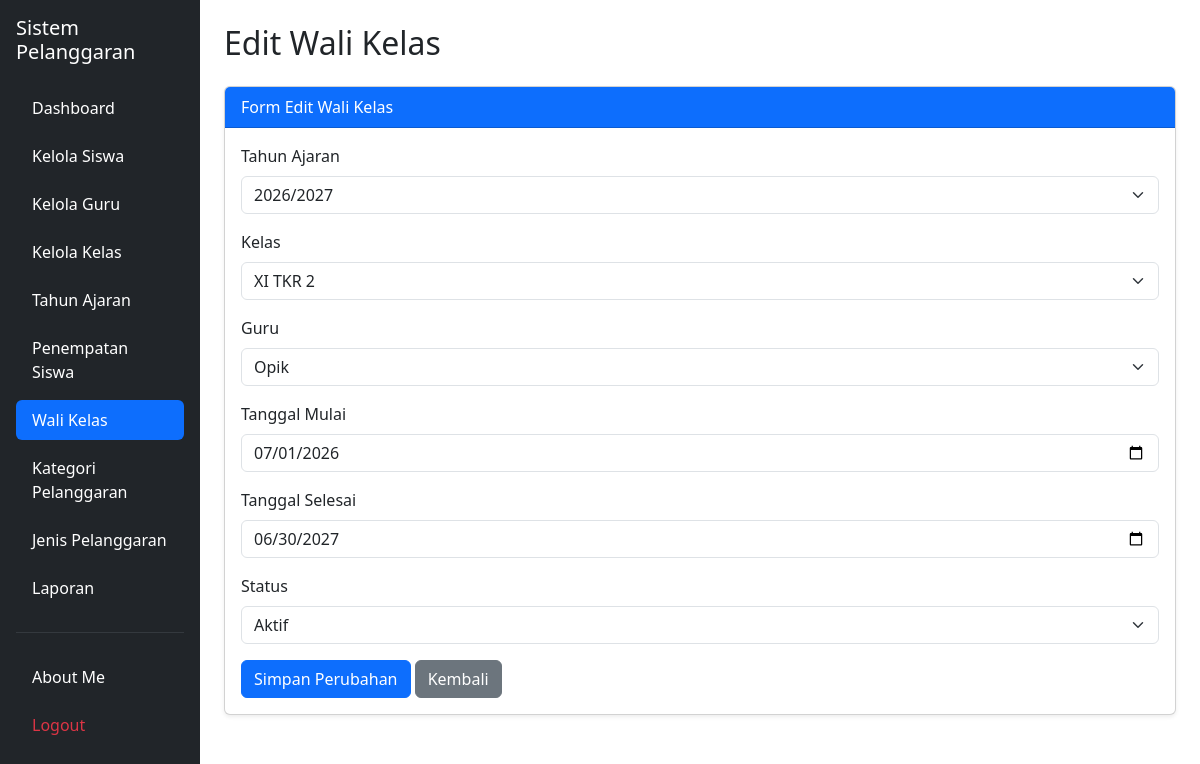
The app's page /edit_wali_kelas.php?id=100 (signed in) with its own data.
### tables this page shows
CREATE TABLE `t_wali_kelas` (
  `id` int(11) NOT NULL,
  `tahun_ajaran_id` int(11) NOT NULL,
  `kelas_id` int(11) NOT NULL,
  `guru_id` int(11) NOT NULL,
  `tanggal_mulai` date NOT NULL,
  `tanggal_selesai` date NOT NULL,
  `status_aktif` tinyint(1) NOT NULL,
  `created_at` timestamp NOT NULL DEFAULT current_timestamp(),
  `update_at` timestamp NOT NULL DEFAULT current_timestamp()
);

CREATE TABLE `t_tahun_ajaran` (
  `id` int(11) NOT NULL,
  `nama` varchar(20) NOT NULL,
  `tanggal_mulai` date NOT NULL,
  `tanggal_selesai` date NOT NULL,
  `status_aktif` tinyint(1) NOT NULL,
  `created_at` timestamp NOT NULL DEFAULT current_timestamp(),
  `update_at` timestamp NOT NULL DEFAULT current_timestamp()
);

CREATE TABLE `t_kelas` (
  `id` int(11) NOT NULL,
  `nama` varchar(100) NOT NULL,
  `tingkat` varchar(20) NOT NULL,
  `jurusan` varchar(100) NOT NULL,
  `status_aktif` tinyint(1) NOT NULL,
  `created_at` timestamp NOT NULL DEFAULT current_timestamp(),
  `update_at` timestamp NOT NULL DEFAULT current_timestamp()
);

CREATE TABLE `t_guru` (
  `id` int(11) NOT NULL,
  `nip` varchar(30) NOT NULL,
  `nama` varchar(150) NOT NULL,
  `email` varchar(150) NOT NULL,
  `status_aktif` tinyint(1) NOT NULL,
  `user_id` int(11) NOT NULL,
  `created_at` timestamp NULL DEFAULT current_timestamp(),
  `update_at` timestamp NULL DEFAULT current_timestamp()
);

### edit_wali_kelas.php (the view, shortened to what this page needs)
<?php
include "config/koneksi.php";
$id = (int)($_GET['id'] ?? $_POST['id'] ?? 0);
$stmt = mysqli_prepare(
    $koneksi,
    "SELECT * FROM t_wali_kelas WHERE id = ?"
);
mysqli_stmt_bind_param($stmt, "i", $id);
mysqli_stmt_execute($stmt);
$result = mysqli_stmt_get_result($stmt);
$row = mysqli_fetch_assoc($result);
$tahun_ajaran_id = $row['tahun_ajaran_id'];
$kelas_id = $row['kelas_id'];
$guru_id = $row['guru_id'];
$tanggal_mulai = $row['tanggal_mulai'];
$tanggal_selesai = $row['tanggal_selesai'];
$status_aktif = $row['status_aktif'];
$tahun_ajaran = mysqli_query(
    $koneksi,
    "SELECT * FROM t_tahun_ajaran ORDER BY id ASC"
);
$kelas = mysqli_query(
    $koneksi,
    "SELECT * FROM t_kelas ORDER BY id ASC"
);
$guru = mysqli_query(
    $koneksi,
    "SELECT * FROM t_guru ORDER BY id ASC"
);
?>
<!DOCTYPE html>
<html lang="id">
<head>
    <link href="https://cdn.jsdelivr.net/npm/bootstrap@5.3.8/dist/css/bootstrap.min.css"
          rel="stylesheet">
</head>
<body>
<div class="container-fluid">
    <div class="row">
        <aside class="col-md-3 col-lg-2 bg-dark min-vh-100 p-3">
            <h5 class="text-white mb-4">Sistem Pelanggaran</h5>
            <ul class="nav nav-pills flex-column gap-2">
                <li class="nav-item">
                    <a href="dashboard.php" class="nav-link text-white">Dashboard</a>
                </li>
                <li class="nav-item">
                    <a href="siswa.php" class="nav-link text-white">Kelola Siswa</a>
                </li>
                <li class="nav-item">
                    <a href="guru.php" class="nav-link text-white">Kelola Guru</a>
                </li>
                <li class="nav-item">
                    <a href="kelas.php" class="nav-link text-white">Kelola Kelas</a>
                </li>
                <li class="nav-item">
                    <a href="tahun_ajaran.php" class="nav-link text-white">Tahun Ajaran</a>
                </li>
                <li class="nav-item">
                    <a href="penempatan_siswa.php" class="nav-link text-white">Penempatan Siswa</a>
                </li>
                <li class="nav-item">
                    <a href="wali_kelas.php" class="nav-link active">Wali Kelas</a>
                </li>
                <li class="nav-item">
                    <a href="kategori_pelanggaran.php" class="nav-link text-white">Kategori Pelanggaran</a>
                </li>
                <li class="nav-item">
                    <a href="jenis_pelanggaran.php" class="nav-link text-white">Jenis Pelanggaran</a>
                </li>
                <li class="nav-item">
                    <a href="laporan.php" class="nav-link text-white">Laporan</a>
                </li>
                <hr class="text-secondary">
                <li class="nav-item">
                    <a href="about_me.php" class="nav-link text-white">About Me</a>
                </li>
                <li class="nav-item">
                    <a href="logout.php"
                       class="nav-link text-danger"
                       onclick="return confirm('Yakin ingin logout?')">
                        Logout
                    </a>
                </li>
            </ul>
        </aside>
        <main class="col-md-9 col-lg-10 p-4">
            <h2 class="mb-4">Edit Wali Kelas</h2>
            <div class="card shadow-sm">
                <div class="card-header bg-primary text-white">
                    Form Edit Wali Kelas
                </div>
                <div class="card-body">
                    <form method="POST">
                        <div class="mb-3">
                            <label class="form-label">Tahun Ajaran</label>
                            <select name="tahun_ajaran_id" class="form-select" required>
                                <?php while ($ta = mysqli_fetch_assoc($tahun_ajaran)) { ?>
                                    <option value="<?= $ta['id']; ?>"
                                        <?= (string)$tahun_ajaran_id === (string)$ta['id'] ? 'selected' : ''; ?>>
                                        <?= htmlspecialchars($ta['nama']); ?>
                                    </option>
                                <?php } ?>
                            </select>
                        </div>
                        <div class="mb-3">
                            <label class="form-label">Kelas</label>
                            <select name="kelas_id" class="form-select" required>
                                <?php while ($k = mysqli_fetch_assoc($kelas)) { ?>
                                    <option value="<?= $k['id']; ?>"
                                        <?= (string)$kelas_id === (string)$k['id'] ? 'selected' : ''; ?>>
                                        <?= htmlspecialchars($k['nama']); ?>
                                    </option>
                                <?php } ?>
                            </select>
                        </div>
                        <div class="mb-3">
                            <label class="form-label">Guru</label>
                            <select name="guru_id" class="form-select" required>
                                <?php while ($g = mysqli_fetch_assoc($guru)) { ?>
                                    <option value="<?= $g['id']; ?>"
                                        <?= (string)$guru_id === (string)$g['id'] ? 'selected' : ''; ?>>
                                        <?= htmlspecialchars($g['nama']); ?>
                                    </option>
                                <?php } ?>
                            </select>
                        </div>
                        <div class="mb-3">
                            <label class="form-label">Tanggal Mulai</label>
                            <input type="date"
                                   name="tanggal_mulai"
                                   class="form-control"
                                   value="<?= htmlspecialchars($tanggal_mulai); ?>"
                                   required>
                        </div>
                        <div class="mb-3">
                            <label class="form-label">Tanggal Selesai</label>
                            <input type="date"
                                   name="tanggal_selesai"
                                   class="form-control"
                                   value="<?= htmlspecialchars($tanggal_selesai); ?>"
                                   required>
                        </div>
                        <div class="mb-3">
                            <label class="form-label">Status</label>
                            <select name="status_aktif" class="form-select" required>
                                <option value="1"
                                    <?= $status_aktif == '1' ? 'selected' : ''; ?>>
                                    Aktif
                                </option>
                            </select>
                        </div>
                        <button type="submit" name="simpan" class="btn btn-primary">
                            Simpan Perubahan
                        </button>
                        <a href="wali_kelas.php" class="btn btn-secondary">
                            Kembali
                        </a>
                    </form>
                </div>
            </div>
        </main>
    </div>
</div>
</body>
</html>

### records on screen
t_wali_kelas: tahun_ajaran_id "2026/2027", kelas_id "XI TKR 2", guru_id "Opik", tanggal_mulai "07/01/2026", tanggal_selesai "06/30/2027", status_aktif "Aktif"
